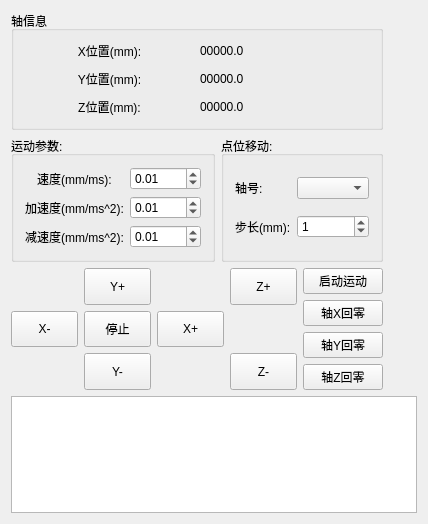
<?xml version="1.0" encoding="UTF-8"?>
<ui version="4.0">
 <class>CMainCtrlWidgetClass</class>
 <widget class="QWidget" name="CMainCtrlWidgetClass">
  <property name="geometry">
   <rect>
    <x>0</x>
    <y>0</y>
    <width>428</width>
    <height>524</height>
   </rect>
  </property>
  <property name="windowTitle">
   <string>CMainCtrlWidget</string>
  </property>
  <layout class="QGridLayout" name="gridLayout_4">
   <item row="0" column="0">
    <layout class="QGridLayout" name="gridLayout_3">
     <item row="0" column="0" colspan="3">
      <widget class="QGroupBox" name="groupBox_3">
       <property name="title">
        <string>轴信息</string>
       </property>
       <layout class="QGridLayout" name="gridLayout">
        <property name="verticalSpacing">
         <number>10</number>
        </property>
        <item row="2" column="1">
         <widget class="QLabel" name="label_actPosDataZ">
          <property name="text">
           <string>00000.0</string>
          </property>
          <property name="alignment">
           <set>Qt::AlignLeading|Qt::AlignLeft|Qt::AlignVCenter</set>
          </property>
         </widget>
        </item>
        <item row="1" column="1">
         <widget class="QLabel" name="label_actPosDataY">
          <property name="text">
           <string>00000.0</string>
          </property>
          <property name="alignment">
           <set>Qt::AlignLeading|Qt::AlignLeft|Qt::AlignVCenter</set>
          </property>
         </widget>
        </item>
        <item row="1" column="0">
         <widget class="QLabel" name="label_actPosY">
          <property name="text">
           <string>Y位置(mm):</string>
          </property>
          <property name="alignment">
           <set>Qt::AlignCenter</set>
          </property>
         </widget>
        </item>
        <item row="0" column="1">
         <widget class="QLabel" name="label_actPosDataX">
          <property name="text">
           <string>00000.0</string>
          </property>
          <property name="alignment">
           <set>Qt::AlignLeading|Qt::AlignLeft|Qt::AlignVCenter</set>
          </property>
         </widget>
        </item>
        <item row="0" column="0">
         <widget class="QLabel" name="label_actPosX">
          <property name="text">
           <string>X位置(mm):</string>
          </property>
          <property name="alignment">
           <set>Qt::AlignCenter</set>
          </property>
         </widget>
        </item>
        <item row="2" column="0">
         <widget class="QLabel" name="label_actPosZ">
          <property name="text">
           <string>Z位置(mm):</string>
          </property>
          <property name="alignment">
           <set>Qt::AlignCenter</set>
          </property>
         </widget>
        </item>
       </layout>
      </widget>
     </item>
     <item row="1" column="0">
      <widget class="QGroupBox" name="groupBox">
       <property name="title">
        <string>运动参数:</string>
       </property>
       <layout class="QGridLayout" name="gridLayout_9">
        <item row="1" column="1">
         <widget class="QDoubleSpinBox" name="doubleSpinBoxs_Acc">
          <property name="maximum">
           <double>5000.000000000000000</double>
          </property>
          <property name="singleStep">
           <double>0.010000000000000</double>
          </property>
          <property name="value">
           <double>0.010000000000000</double>
          </property>
         </widget>
        </item>
        <item row="0" column="1">
         <widget class="QDoubleSpinBox" name="doubleSpinBox_Vel">
          <property name="singleStep">
           <double>0.010000000000000</double>
          </property>
          <property name="value">
           <double>0.010000000000000</double>
          </property>
         </widget>
        </item>
        <item row="2" column="1">
         <widget class="QDoubleSpinBox" name="doubleSpinBoxs_Dec">
          <property name="maximum">
           <double>5000.000000000000000</double>
          </property>
          <property name="singleStep">
           <double>0.010000000000000</double>
          </property>
          <property name="value">
           <double>0.010000000000000</double>
          </property>
         </widget>
        </item>
        <item row="0" column="0">
         <widget class="QLabel" name="label_MotionVel">
          <property name="text">
           <string>速度(mm/ms):</string>
          </property>
          <property name="alignment">
           <set>Qt::AlignCenter</set>
          </property>
         </widget>
        </item>
        <item row="2" column="0">
         <widget class="QLabel" name="label_Dec">
          <property name="text">
           <string>减速度(mm/ms^2):</string>
          </property>
          <property name="alignment">
           <set>Qt::AlignCenter</set>
          </property>
         </widget>
        </item>
        <item row="1" column="0">
         <widget class="QLabel" name="label_Acc">
          <property name="text">
           <string>加速度(mm/ms^2):</string>
          </property>
          <property name="alignment">
           <set>Qt::AlignCenter</set>
          </property>
         </widget>
        </item>
       </layout>
      </widget>
     </item>
     <item row="1" column="1" colspan="2">
      <widget class="QGroupBox" name="groupBox_2">
       <property name="title">
        <string>点位移动:</string>
       </property>
       <layout class="QGridLayout" name="gridLayout_5">
        <item row="0" column="1">
         <widget class="QComboBox" name="comboBox_axisID"/>
        </item>
        <item row="0" column="0">
         <widget class="QLabel" name="label_curPos1_2">
          <property name="text">
           <string>轴号:</string>
          </property>
         </widget>
        </item>
        <item row="1" column="0">
         <widget class="QLabel" name="label_curPos1">
          <property name="text">
           <string>步长(mm):</string>
          </property>
         </widget>
        </item>
        <item row="1" column="1">
         <widget class="QSpinBox" name="spinBox_trapStepSize1">
          <property name="minimum">
           <number>-999999</number>
          </property>
          <property name="maximum">
           <number>999999</number>
          </property>
          <property name="value">
           <number>1</number>
          </property>
         </widget>
        </item>
       </layout>
      </widget>
     </item>
     <item row="2" column="0" colspan="2">
      <layout class="QGridLayout" name="gridLayout_2">
       <item row="1" column="0">
        <widget class="QToolButton" name="toolButton_MinusX">
         <property name="sizePolicy">
          <sizepolicy hsizetype="Expanding" vsizetype="Expanding">
           <horstretch>0</horstretch>
           <verstretch>0</verstretch>
          </sizepolicy>
         </property>
         <property name="text">
          <string>X-</string>
         </property>
        </widget>
       </item>
       <item row="2" column="1">
        <widget class="QToolButton" name="toolButton_MinusY">
         <property name="sizePolicy">
          <sizepolicy hsizetype="Expanding" vsizetype="Expanding">
           <horstretch>0</horstretch>
           <verstretch>0</verstretch>
          </sizepolicy>
         </property>
         <property name="text">
          <string>Y-</string>
         </property>
        </widget>
       </item>
       <item row="2" column="3">
        <widget class="QToolButton" name="toolButton_MinusZ">
         <property name="sizePolicy">
          <sizepolicy hsizetype="Expanding" vsizetype="Expanding">
           <horstretch>0</horstretch>
           <verstretch>0</verstretch>
          </sizepolicy>
         </property>
         <property name="text">
          <string>Z-</string>
         </property>
        </widget>
       </item>
       <item row="1" column="2">
        <widget class="QToolButton" name="toolButton_PlusX">
         <property name="sizePolicy">
          <sizepolicy hsizetype="Expanding" vsizetype="Expanding">
           <horstretch>0</horstretch>
           <verstretch>0</verstretch>
          </sizepolicy>
         </property>
         <property name="text">
          <string>X+</string>
         </property>
        </widget>
       </item>
       <item row="1" column="1">
        <widget class="QToolButton" name="toolButton_Stop">
         <property name="sizePolicy">
          <sizepolicy hsizetype="Expanding" vsizetype="Expanding">
           <horstretch>0</horstretch>
           <verstretch>0</verstretch>
          </sizepolicy>
         </property>
         <property name="text">
          <string>停止</string>
         </property>
        </widget>
       </item>
       <item row="0" column="1">
        <widget class="QToolButton" name="toolButton_PlusY">
         <property name="sizePolicy">
          <sizepolicy hsizetype="Expanding" vsizetype="Expanding">
           <horstretch>0</horstretch>
           <verstretch>0</verstretch>
          </sizepolicy>
         </property>
         <property name="text">
          <string>Y+</string>
         </property>
         <property name="arrowType">
          <enum>Qt::NoArrow</enum>
         </property>
        </widget>
       </item>
       <item row="0" column="3">
        <widget class="QToolButton" name="toolButton_PlusZ">
         <property name="sizePolicy">
          <sizepolicy hsizetype="Expanding" vsizetype="Expanding">
           <horstretch>0</horstretch>
           <verstretch>0</verstretch>
          </sizepolicy>
         </property>
         <property name="text">
          <string>Z+</string>
         </property>
        </widget>
       </item>
      </layout>
     </item>
     <item row="2" column="2">
      <layout class="QVBoxLayout" name="verticalLayout_2">
       <item>
        <widget class="QPushButton" name="pushButton_ActMotion">
         <property name="sizePolicy">
          <sizepolicy hsizetype="Minimum" vsizetype="Expanding">
           <horstretch>0</horstretch>
           <verstretch>0</verstretch>
          </sizepolicy>
         </property>
         <property name="text">
          <string>启动运动</string>
         </property>
        </widget>
       </item>
       <item>
        <widget class="QPushButton" name="pushButtonHomeX">
         <property name="sizePolicy">
          <sizepolicy hsizetype="Minimum" vsizetype="Expanding">
           <horstretch>0</horstretch>
           <verstretch>0</verstretch>
          </sizepolicy>
         </property>
         <property name="text">
          <string>轴X回零</string>
         </property>
        </widget>
       </item>
       <item>
        <widget class="QPushButton" name="pushButtonHomeY">
         <property name="sizePolicy">
          <sizepolicy hsizetype="Minimum" vsizetype="Expanding">
           <horstretch>0</horstretch>
           <verstretch>0</verstretch>
          </sizepolicy>
         </property>
         <property name="text">
          <string>轴Y回零</string>
         </property>
        </widget>
       </item>
       <item>
        <widget class="QPushButton" name="pushButtonHomeZ">
         <property name="sizePolicy">
          <sizepolicy hsizetype="Minimum" vsizetype="Expanding">
           <horstretch>0</horstretch>
           <verstretch>0</verstretch>
          </sizepolicy>
         </property>
         <property name="text">
          <string>轴Z回零</string>
         </property>
        </widget>
       </item>
      </layout>
     </item>
    </layout>
   </item>
   <item row="0" column="1">
    <spacer name="horizontalSpacer">
     <property name="orientation">
      <enum>Qt::Horizontal</enum>
     </property>
     <property name="sizeHint" stdset="0">
      <size>
       <width>40</width>
       <height>20</height>
      </size>
     </property>
    </spacer>
   </item>
   <item row="1" column="0" colspan="2">
    <widget class="QPlainTextEdit" name="plainTextEdit_log">
     <property name="readOnly">
      <bool>true</bool>
     </property>
    </widget>
   </item>
  </layout>
 </widget>
 <layoutdefault spacing="6" margin="11"/>
 <resources/>
 <connections/>
</ui>
